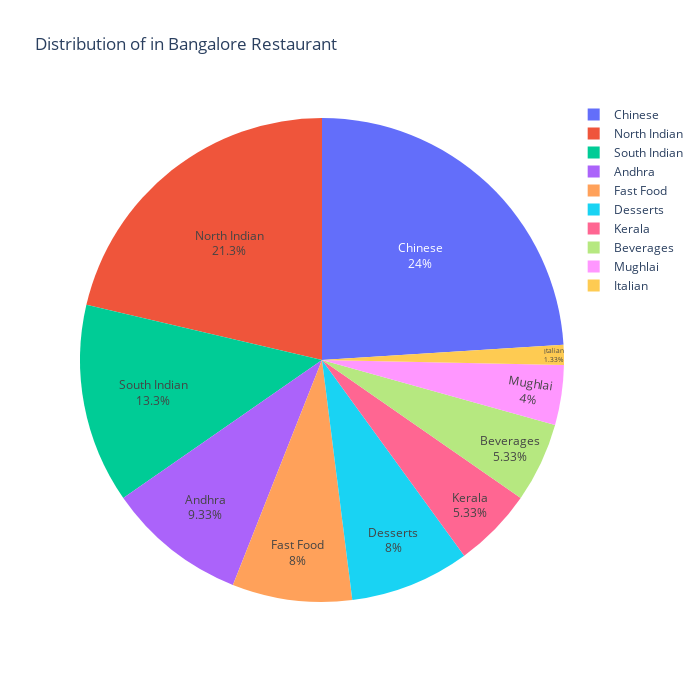

The notebook cell this image was saved under:
### Code cell
fig=px.pie(
    data_frame=df_Cuisine_BTM,
    names=df_Cuisine_BTM['Cuisine'][0:10],
    values=df_Cuisine_BTM['Count'][0:10],
    title='Distribution of in Bangalore Restaurant',width=700,height=700
)
fig.update_traces(textposition='inside',textinfo="percent+label")
fig.show()

### Figure 1 — Plotly figure (JSON) as saved in the notebook; plotly's stock layout.template omitted (floating-point values rounded to 4 significant figures)
{"data": [{"domain": {"x": [0, 1], "y": [0, 1]}, "hovertemplate": "label=%{label}<br>value=%{value}<extra></extra>", "labels": ["Fast Food", "North Indian", "Chinese", "Italian", "South Indian", "Desserts", "Kerala", "Andhra", "Beverages", "Mughlai"], "legendgroup": "", "name": "", "showlegend": true, "textinfo": "percent+label", "textposition": "inside", "type": "pie", "values": [6, 16, 18, 1, 10, 6, 4, 7, 4, 3]}], "layout": {"height": 700, "legend": {"tracegroupgap": 0}, "title": {"text": "Distribution of in Bangalore Restaurant"}, "width": 700}}
